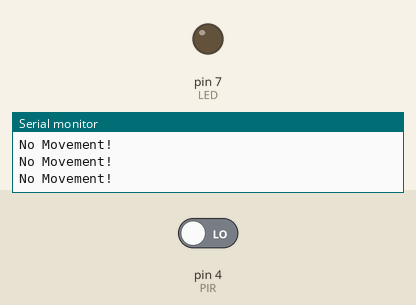
Bench run of a sketch on a simulated Arduino Uno, built with avr-gcc and run on an emulated ATmega328P. On the bench: output pins drawn as LEDs (lit = HIGH), the last lines printed to the serial monitor. Inputs (shaded band) come from the test bench; at power-on: pin 4 (PIR) LOW.

Above: at 2.8 s.
2.9 s: pin 4 (PIR) driven HIGH
At 4.1 s:
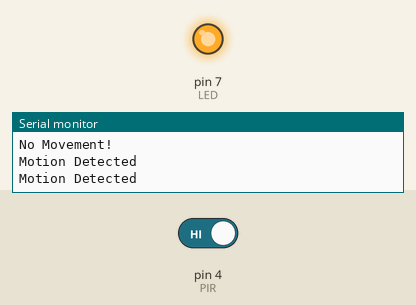
4.5 s: pin 4 (PIR) driven LOW
At 5.7 s:
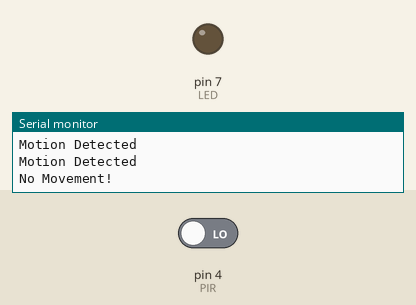
Timing chart, 0 to 7.5 s (numbered marks = the images above; inputs shaded):
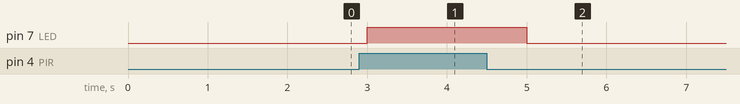

The sketch:

task1BH.ino
```cpp
int PIR = 4;
int value = 0;
int LED = 7;

void setup()
{
  Serial.begin(9600);
  pinMode(LED, OUTPUT);
  pinMode(PIR, INPUT);
}

void loop()
{
  value = digitalRead(PIR);
  if (value)
  {
    digitalWrite(LED, HIGH);
    Serial.println("Motion Detected");
  }
  else
  {
    digitalWrite(LED, LOW);
    Serial.println("No Movement!");
  }
  delay(1000);
}
```

Measured:
- after the input at 2.9 s, pin 7 (LED): LOW → HIGH after 0.10 s
- after the input at 4.5 s, pin 7 (LED): HIGH → LOW after 0.50 s
